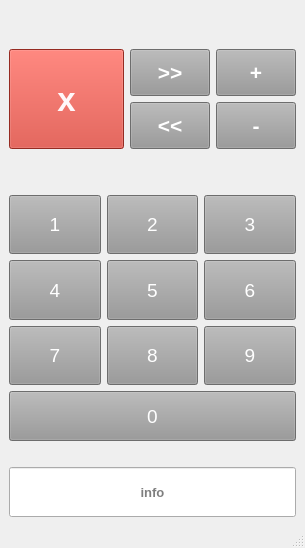
<?xml version="1.0" encoding="UTF-8"?>
<ui version="4.0">
 <class>MainWindow</class>
 <widget class="QMainWindow" name="MainWindow">
  <property name="geometry">
   <rect>
    <x>0</x>
    <y>0</y>
    <width>305</width>
    <height>548</height>
   </rect>
  </property>
  <property name="windowTitle">
   <string>MainWindow</string>
  </property>
  <widget class="QWidget" name="centralwidget">
   <layout class="QGridLayout" name="gridLayout_5">
    <item row="0" column="0">
     <layout class="QVBoxLayout" name="verticalLayout">
      <item>
       <layout class="QVBoxLayout" name="verticalLayout_2">
        <property name="leftMargin">
         <number>0</number>
        </property>
        <property name="rightMargin">
         <number>0</number>
        </property>
        <property name="bottomMargin">
         <number>20</number>
        </property>
        <item>
         <layout class="QHBoxLayout" name="horizontalLayout">
          <property name="leftMargin">
           <number>0</number>
          </property>
          <property name="topMargin">
           <number>40</number>
          </property>
          <property name="rightMargin">
           <number>0</number>
          </property>
          <property name="bottomMargin">
           <number>40</number>
          </property>
          <item>
           <widget class="QPushButton" name="pushButton_30">
            <property name="sizePolicy">
             <sizepolicy hsizetype="Expanding" vsizetype="Expanding">
              <horstretch>0</horstretch>
              <verstretch>0</verstretch>
             </sizepolicy>
            </property>
            <property name="minimumSize">
             <size>
              <width>0</width>
              <height>0</height>
             </size>
            </property>
            <property name="maximumSize">
             <size>
              <width>16777215</width>
              <height>100</height>
             </size>
            </property>
            <property name="font">
             <font>
              <pointsize>25</pointsize>
              <weight>75</weight>
              <bold>true</bold>
             </font>
            </property>
            <property name="styleSheet">
             <string notr="true">background-color: rgb(209, 60, 47);
color: rgb(255, 248, 250)</string>
            </property>
            <property name="text">
             <string>x</string>
            </property>
           </widget>
          </item>
          <item>
           <layout class="QGridLayout" name="gridLayout_4">
            <item row="0" column="0">
             <widget class="QPushButton" name="pushButton_19">
              <property name="sizePolicy">
               <sizepolicy hsizetype="Expanding" vsizetype="Expanding">
                <horstretch>0</horstretch>
                <verstretch>0</verstretch>
               </sizepolicy>
              </property>
              <property name="minimumSize">
               <size>
                <width>0</width>
                <height>20</height>
               </size>
              </property>
              <property name="maximumSize">
               <size>
                <width>100</width>
                <height>47</height>
               </size>
              </property>
              <property name="font">
               <font>
                <pointsize>16</pointsize>
                <weight>75</weight>
                <bold>true</bold>
               </font>
              </property>
              <property name="styleSheet">
               <string notr="true">background-color: rgb(152, 152, 152);
color: rgb(255, 255, 255)</string>
              </property>
              <property name="text">
               <string>&gt;&gt;</string>
              </property>
             </widget>
            </item>
            <item row="0" column="1">
             <widget class="QPushButton" name="pushButton_28">
              <property name="sizePolicy">
               <sizepolicy hsizetype="Expanding" vsizetype="Expanding">
                <horstretch>0</horstretch>
                <verstretch>0</verstretch>
               </sizepolicy>
              </property>
              <property name="minimumSize">
               <size>
                <width>0</width>
                <height>20</height>
               </size>
              </property>
              <property name="maximumSize">
               <size>
                <width>100</width>
                <height>47</height>
               </size>
              </property>
              <property name="font">
               <font>
                <pointsize>16</pointsize>
                <weight>75</weight>
                <bold>true</bold>
               </font>
              </property>
              <property name="styleSheet">
               <string notr="true">background-color: rgb(152, 152, 152);
color: rgb(255, 255, 255)</string>
              </property>
              <property name="text">
               <string>+</string>
              </property>
             </widget>
            </item>
            <item row="1" column="0">
             <widget class="QPushButton" name="pushButton_24">
              <property name="sizePolicy">
               <sizepolicy hsizetype="Expanding" vsizetype="Expanding">
                <horstretch>0</horstretch>
                <verstretch>0</verstretch>
               </sizepolicy>
              </property>
              <property name="minimumSize">
               <size>
                <width>0</width>
                <height>20</height>
               </size>
              </property>
              <property name="maximumSize">
               <size>
                <width>100</width>
                <height>47</height>
               </size>
              </property>
              <property name="font">
               <font>
                <pointsize>16</pointsize>
                <weight>75</weight>
                <bold>true</bold>
               </font>
              </property>
              <property name="styleSheet">
               <string notr="true">background-color: rgb(152, 152, 152);
color: rgb(255, 255, 255)</string>
              </property>
              <property name="text">
               <string>&lt;&lt;</string>
              </property>
             </widget>
            </item>
            <item row="1" column="1">
             <widget class="QPushButton" name="pushButton_21">
              <property name="sizePolicy">
               <sizepolicy hsizetype="Expanding" vsizetype="Expanding">
                <horstretch>0</horstretch>
                <verstretch>0</verstretch>
               </sizepolicy>
              </property>
              <property name="minimumSize">
               <size>
                <width>0</width>
                <height>20</height>
               </size>
              </property>
              <property name="maximumSize">
               <size>
                <width>100</width>
                <height>47</height>
               </size>
              </property>
              <property name="font">
               <font>
                <pointsize>16</pointsize>
                <weight>75</weight>
                <bold>true</bold>
               </font>
              </property>
              <property name="styleSheet">
               <string notr="true">background-color: rgb(152, 152, 152);
color: rgb(255, 255, 255)</string>
              </property>
              <property name="text">
               <string>-</string>
              </property>
             </widget>
            </item>
           </layout>
          </item>
         </layout>
        </item>
        <item>
         <layout class="QGridLayout" name="gridLayout_3">
          <item row="4" column="0">
           <widget class="QPushButton" name="pushButton_23">
            <property name="sizePolicy">
             <sizepolicy hsizetype="Expanding" vsizetype="Expanding">
              <horstretch>0</horstretch>
              <verstretch>0</verstretch>
             </sizepolicy>
            </property>
            <property name="minimumSize">
             <size>
              <width>0</width>
              <height>20</height>
             </size>
            </property>
            <property name="maximumSize">
             <size>
              <width>1667667</width>
              <height>100</height>
             </size>
            </property>
            <property name="font">
             <font>
              <pointsize>14</pointsize>
             </font>
            </property>
            <property name="styleSheet">
             <string notr="true">background-color: rgb(152, 152, 152);
color: rgb(255, 255, 255)</string>
            </property>
            <property name="text">
             <string>4</string>
            </property>
           </widget>
          </item>
          <item row="4" column="2">
           <widget class="QPushButton" name="pushButton_25">
            <property name="sizePolicy">
             <sizepolicy hsizetype="Expanding" vsizetype="Expanding">
              <horstretch>0</horstretch>
              <verstretch>0</verstretch>
             </sizepolicy>
            </property>
            <property name="minimumSize">
             <size>
              <width>0</width>
              <height>20</height>
             </size>
            </property>
            <property name="maximumSize">
             <size>
              <width>1667667</width>
              <height>100</height>
             </size>
            </property>
            <property name="font">
             <font>
              <pointsize>14</pointsize>
             </font>
            </property>
            <property name="styleSheet">
             <string notr="true">background-color: rgb(152, 152, 152);
color: rgb(255, 255, 255)</string>
            </property>
            <property name="text">
             <string>5</string>
            </property>
           </widget>
          </item>
          <item row="4" column="3">
           <widget class="QPushButton" name="pushButton_20">
            <property name="sizePolicy">
             <sizepolicy hsizetype="Expanding" vsizetype="Expanding">
              <horstretch>0</horstretch>
              <verstretch>0</verstretch>
             </sizepolicy>
            </property>
            <property name="minimumSize">
             <size>
              <width>0</width>
              <height>20</height>
             </size>
            </property>
            <property name="maximumSize">
             <size>
              <width>1667667</width>
              <height>100</height>
             </size>
            </property>
            <property name="font">
             <font>
              <pointsize>14</pointsize>
             </font>
            </property>
            <property name="styleSheet">
             <string notr="true">background-color: rgb(152, 152, 152);
color: rgb(255, 255, 255)</string>
            </property>
            <property name="text">
             <string>6</string>
            </property>
           </widget>
          </item>
          <item row="3" column="3">
           <widget class="QPushButton" name="pushButton_18">
            <property name="sizePolicy">
             <sizepolicy hsizetype="Expanding" vsizetype="Expanding">
              <horstretch>0</horstretch>
              <verstretch>0</verstretch>
             </sizepolicy>
            </property>
            <property name="minimumSize">
             <size>
              <width>0</width>
              <height>20</height>
             </size>
            </property>
            <property name="maximumSize">
             <size>
              <width>1667667</width>
              <height>100</height>
             </size>
            </property>
            <property name="font">
             <font>
              <pointsize>14</pointsize>
             </font>
            </property>
            <property name="styleSheet">
             <string notr="true">background-color: rgb(152, 152, 152);
color: rgb(255, 255, 255)</string>
            </property>
            <property name="text">
             <string>3</string>
            </property>
           </widget>
          </item>
          <item row="5" column="2">
           <widget class="QPushButton" name="pushButton_16">
            <property name="sizePolicy">
             <sizepolicy hsizetype="Expanding" vsizetype="Expanding">
              <horstretch>0</horstretch>
              <verstretch>0</verstretch>
             </sizepolicy>
            </property>
            <property name="minimumSize">
             <size>
              <width>0</width>
              <height>20</height>
             </size>
            </property>
            <property name="maximumSize">
             <size>
              <width>1667667</width>
              <height>100</height>
             </size>
            </property>
            <property name="font">
             <font>
              <pointsize>14</pointsize>
             </font>
            </property>
            <property name="styleSheet">
             <string notr="true">background-color: rgb(152, 152, 152);
color: rgb(255, 255, 255)</string>
            </property>
            <property name="text">
             <string>8</string>
            </property>
           </widget>
          </item>
          <item row="3" column="0">
           <widget class="QPushButton" name="pushButton_17">
            <property name="sizePolicy">
             <sizepolicy hsizetype="Expanding" vsizetype="Expanding">
              <horstretch>0</horstretch>
              <verstretch>0</verstretch>
             </sizepolicy>
            </property>
            <property name="minimumSize">
             <size>
              <width>0</width>
              <height>20</height>
             </size>
            </property>
            <property name="maximumSize">
             <size>
              <width>1667667</width>
              <height>100</height>
             </size>
            </property>
            <property name="font">
             <font>
              <pointsize>14</pointsize>
             </font>
            </property>
            <property name="styleSheet">
             <string notr="true">background-color: rgb(152, 152, 152);
color: rgb(255, 255, 255)</string>
            </property>
            <property name="text">
             <string>1</string>
            </property>
           </widget>
          </item>
          <item row="5" column="3">
           <widget class="QPushButton" name="pushButton_22">
            <property name="sizePolicy">
             <sizepolicy hsizetype="Expanding" vsizetype="Expanding">
              <horstretch>0</horstretch>
              <verstretch>0</verstretch>
             </sizepolicy>
            </property>
            <property name="minimumSize">
             <size>
              <width>0</width>
              <height>20</height>
             </size>
            </property>
            <property name="maximumSize">
             <size>
              <width>1667667</width>
              <height>100</height>
             </size>
            </property>
            <property name="font">
             <font>
              <pointsize>14</pointsize>
             </font>
            </property>
            <property name="styleSheet">
             <string notr="true">background-color: rgb(152, 152, 152);
color: rgb(255, 255, 255)</string>
            </property>
            <property name="text">
             <string>9</string>
            </property>
           </widget>
          </item>
          <item row="3" column="2">
           <widget class="QPushButton" name="pushButton_26">
            <property name="sizePolicy">
             <sizepolicy hsizetype="Expanding" vsizetype="Expanding">
              <horstretch>0</horstretch>
              <verstretch>0</verstretch>
             </sizepolicy>
            </property>
            <property name="minimumSize">
             <size>
              <width>0</width>
              <height>20</height>
             </size>
            </property>
            <property name="maximumSize">
             <size>
              <width>1667667</width>
              <height>100</height>
             </size>
            </property>
            <property name="font">
             <font>
              <pointsize>14</pointsize>
             </font>
            </property>
            <property name="styleSheet">
             <string notr="true">background-color: rgb(152, 152, 152);
color: rgb(255, 255, 255)</string>
            </property>
            <property name="text">
             <string>2</string>
            </property>
           </widget>
          </item>
          <item row="5" column="0">
           <widget class="QPushButton" name="pushButton_27">
            <property name="sizePolicy">
             <sizepolicy hsizetype="Expanding" vsizetype="Expanding">
              <horstretch>0</horstretch>
              <verstretch>0</verstretch>
             </sizepolicy>
            </property>
            <property name="minimumSize">
             <size>
              <width>0</width>
              <height>20</height>
             </size>
            </property>
            <property name="maximumSize">
             <size>
              <width>1667667</width>
              <height>100</height>
             </size>
            </property>
            <property name="font">
             <font>
              <pointsize>14</pointsize>
             </font>
            </property>
            <property name="styleSheet">
             <string notr="true">background-color: rgb(152, 152, 152);
color: rgb(255, 255, 255)</string>
            </property>
            <property name="text">
             <string>7</string>
            </property>
           </widget>
          </item>
         </layout>
        </item>
        <item>
         <widget class="QPushButton" name="pushButton_29">
          <property name="enabled">
           <bool>true</bool>
          </property>
          <property name="sizePolicy">
           <sizepolicy hsizetype="Expanding" vsizetype="Minimum">
            <horstretch>0</horstretch>
            <verstretch>0</verstretch>
           </sizepolicy>
          </property>
          <property name="minimumSize">
           <size>
            <width>0</width>
            <height>50</height>
           </size>
          </property>
          <property name="maximumSize">
           <size>
            <width>16777215</width>
            <height>100</height>
           </size>
          </property>
          <property name="font">
           <font>
            <pointsize>14</pointsize>
           </font>
          </property>
          <property name="styleSheet">
           <string notr="true">background-color: rgb(152, 152, 152);
color: rgb(255, 255, 255)</string>
          </property>
          <property name="text">
           <string>0</string>
          </property>
         </widget>
        </item>
       </layout>
      </item>
      <item>
       <widget class="QLineEdit" name="lineEdit">
        <property name="sizePolicy">
         <sizepolicy hsizetype="Minimum" vsizetype="Fixed">
          <horstretch>0</horstretch>
          <verstretch>0</verstretch>
         </sizepolicy>
        </property>
        <property name="minimumSize">
         <size>
          <width>0</width>
          <height>50</height>
         </size>
        </property>
        <property name="font">
         <font>
          <pointsize>10</pointsize>
          <weight>75</weight>
          <italic>false</italic>
          <bold>true</bold>
          <underline>false</underline>
          <kerning>true</kerning>
         </font>
        </property>
        <property name="text">
         <string/>
        </property>
        <property name="alignment">
         <set>Qt::AlignCenter</set>
        </property>
        <property name="placeholderText">
         <string>info</string>
        </property>
       </widget>
      </item>
     </layout>
    </item>
   </layout>
  </widget>
  <widget class="QMenuBar" name="menubar">
   <property name="geometry">
    <rect>
     <x>0</x>
     <y>0</y>
     <width>305</width>
     <height>21</height>
    </rect>
   </property>
  </widget>
  <widget class="QStatusBar" name="statusbar"/>
 </widget>
 <resources/>
 <connections>
  <connection>
   <sender>pushButton_30</sender>
   <signal>clicked()</signal>
   <receiver>MainWindow</receiver>
   <slot>on()</slot>
   <hints>
    <hint type="sourcelabel">
     <x>147</x>
     <y>116</y>
    </hint>
    <hint type="destinationlabel">
     <x>89</x>
     <y>156</y>
    </hint>
   </hints>
  </connection>
  <connection>
   <sender>pushButton_17</sender>
   <signal>clicked()</signal>
   <receiver>MainWindow</receiver>
   <slot>one()</slot>
   <hints>
    <hint type="sourcelabel">
     <x>145</x>
     <y>259</y>
    </hint>
    <hint type="destinationlabel">
     <x>86</x>
     <y>236</y>
    </hint>
   </hints>
  </connection>
  <connection>
   <sender>pushButton_23</sender>
   <signal>clicked()</signal>
   <receiver>MainWindow</receiver>
   <slot>four()</slot>
   <hints>
    <hint type="sourcelabel">
     <x>117</x>
     <y>315</y>
    </hint>
    <hint type="destinationlabel">
     <x>79</x>
     <y>316</y>
    </hint>
   </hints>
  </connection>
  <connection>
   <sender>pushButton_27</sender>
   <signal>clicked()</signal>
   <receiver>MainWindow</receiver>
   <slot>seven()</slot>
   <hints>
    <hint type="sourcelabel">
     <x>156</x>
     <y>376</y>
    </hint>
    <hint type="destinationlabel">
     <x>86</x>
     <y>375</y>
    </hint>
   </hints>
  </connection>
  <connection>
   <sender>pushButton_26</sender>
   <signal>clicked()</signal>
   <receiver>MainWindow</receiver>
   <slot>two()</slot>
   <hints>
    <hint type="sourcelabel">
     <x>231</x>
     <y>255</y>
    </hint>
    <hint type="destinationlabel">
     <x>190</x>
     <y>205</y>
    </hint>
   </hints>
  </connection>
  <connection>
   <sender>pushButton_29</sender>
   <signal>clicked()</signal>
   <receiver>MainWindow</receiver>
   <slot>zero()</slot>
   <hints>
    <hint type="sourcelabel">
     <x>124</x>
     <y>435</y>
    </hint>
    <hint type="destinationlabel">
     <x>85</x>
     <y>434</y>
    </hint>
   </hints>
  </connection>
  <connection>
   <sender>pushButton_18</sender>
   <signal>clicked()</signal>
   <receiver>MainWindow</receiver>
   <slot>three()</slot>
   <hints>
    <hint type="sourcelabel">
     <x>346</x>
     <y>258</y>
    </hint>
    <hint type="destinationlabel">
     <x>306</x>
     <y>206</y>
    </hint>
   </hints>
  </connection>
  <connection>
   <sender>pushButton_20</sender>
   <signal>clicked()</signal>
   <receiver>MainWindow</receiver>
   <slot>six()</slot>
   <hints>
    <hint type="sourcelabel">
     <x>349</x>
     <y>305</y>
    </hint>
    <hint type="destinationlabel">
     <x>418</x>
     <y>308</y>
    </hint>
   </hints>
  </connection>
  <connection>
   <sender>pushButton_25</sender>
   <signal>clicked()</signal>
   <receiver>MainWindow</receiver>
   <slot>five()</slot>
   <hints>
    <hint type="sourcelabel">
     <x>246</x>
     <y>319</y>
    </hint>
    <hint type="destinationlabel">
     <x>414</x>
     <y>255</y>
    </hint>
   </hints>
  </connection>
  <connection>
   <sender>pushButton_16</sender>
   <signal>clicked()</signal>
   <receiver>MainWindow</receiver>
   <slot>eight()</slot>
   <hints>
    <hint type="sourcelabel">
     <x>273</x>
     <y>372</y>
    </hint>
    <hint type="destinationlabel">
     <x>415</x>
     <y>354</y>
    </hint>
   </hints>
  </connection>
  <connection>
   <sender>pushButton_22</sender>
   <signal>clicked()</signal>
   <receiver>MainWindow</receiver>
   <slot>nine()</slot>
   <hints>
    <hint type="sourcelabel">
     <x>335</x>
     <y>375</y>
    </hint>
    <hint type="destinationlabel">
     <x>420</x>
     <y>393</y>
    </hint>
   </hints>
  </connection>
  <connection>
   <sender>pushButton_19</sender>
   <signal>clicked()</signal>
   <receiver>MainWindow</receiver>
   <slot>next()</slot>
   <hints>
    <hint type="sourcelabel">
     <x>243</x>
     <y>101</y>
    </hint>
    <hint type="destinationlabel">
     <x>219</x>
     <y>65</y>
    </hint>
   </hints>
  </connection>
  <connection>
   <sender>pushButton_24</sender>
   <signal>clicked()</signal>
   <receiver>MainWindow</receiver>
   <slot>previous()</slot>
   <hints>
    <hint type="sourcelabel">
     <x>253</x>
     <y>161</y>
    </hint>
    <hint type="destinationlabel">
     <x>246</x>
     <y>188</y>
    </hint>
   </hints>
  </connection>
  <connection>
   <sender>pushButton_28</sender>
   <signal>clicked()</signal>
   <receiver>MainWindow</receiver>
   <slot>plus()</slot>
   <hints>
    <hint type="sourcelabel">
     <x>355</x>
     <y>110</y>
    </hint>
    <hint type="destinationlabel">
     <x>412</x>
     <y>85</y>
    </hint>
   </hints>
  </connection>
  <connection>
   <sender>pushButton_21</sender>
   <signal>clicked()</signal>
   <receiver>MainWindow</receiver>
   <slot>minus()</slot>
   <hints>
    <hint type="sourcelabel">
     <x>348</x>
     <y>155</y>
    </hint>
    <hint type="destinationlabel">
     <x>414</x>
     <y>147</y>
    </hint>
   </hints>
  </connection>
 </connections>
 <slots>
  <slot>on()</slot>
  <slot>one()</slot>
  <slot>two()</slot>
  <slot>three()</slot>
  <slot>four()</slot>
  <slot>five()</slot>
  <slot>six()</slot>
  <slot>seven()</slot>
  <slot>eight()</slot>
  <slot>nine()</slot>
  <slot>zero()</slot>
  <slot>next()</slot>
  <slot>previous()</slot>
  <slot>plus()</slot>
  <slot>minus()</slot>
 </slots>
</ui>
